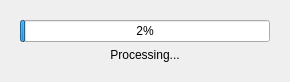
<?xml version="1.0" encoding="UTF-8"?>
<ui version="4.0">
 <class>Dialog</class>
 <widget class="QDialog" name="Dialog">
  <property name="windowModality">
   <enum>Qt::ApplicationModal</enum>
  </property>
  <property name="geometry">
   <rect>
    <x>0</x>
    <y>0</y>
    <width>290</width>
    <height>77</height>
   </rect>
  </property>
  <property name="sizePolicy">
   <sizepolicy hsizetype="Minimum" vsizetype="Minimum">
    <horstretch>0</horstretch>
    <verstretch>0</verstretch>
   </sizepolicy>
  </property>
  <property name="windowTitle">
   <string>Dialog</string>
  </property>
  <layout class="QVBoxLayout" name="verticalLayout">
   <property name="sizeConstraint">
    <enum>QLayout::SetMinimumSize</enum>
   </property>
   <item>
    <widget class="QFrame" name="frame_2">
     <property name="sizePolicy">
      <sizepolicy hsizetype="Preferred" vsizetype="Expanding">
       <horstretch>0</horstretch>
       <verstretch>0</verstretch>
      </sizepolicy>
     </property>
     <property name="frameShape">
      <enum>QFrame::NoFrame</enum>
     </property>
     <property name="frameShadow">
      <enum>QFrame::Raised</enum>
     </property>
     <layout class="QVBoxLayout" name="verticalLayout_2">
      <item>
       <widget class="QProgressBar" name="progressBar">
        <property name="value">
         <number>2</number>
        </property>
       </widget>
      </item>
      <item>
       <widget class="QLabel" name="infoLabel">
        <property name="text">
         <string>Processing...</string>
        </property>
        <property name="alignment">
         <set>Qt::AlignCenter</set>
        </property>
       </widget>
      </item>
     </layout>
    </widget>
   </item>
  </layout>
 </widget>
 <resources/>
 <connections/>
</ui>
